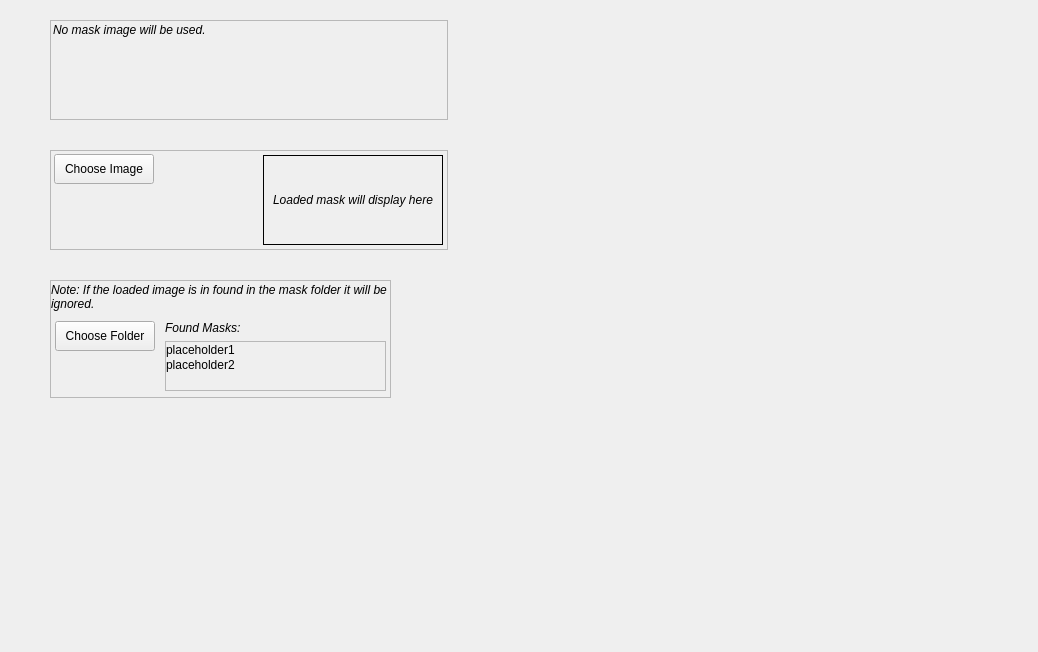
<?xml version="1.0" encoding="UTF-8"?>
<ui version="4.0">
 <class>Form</class>
 <widget class="QWidget" name="Form">
  <property name="geometry">
   <rect>
    <x>0</x>
    <y>0</y>
    <width>1038</width>
    <height>652</height>
   </rect>
  </property>
  <property name="windowTitle">
   <string>Form</string>
  </property>
  <widget class="QFrame" name="f_vl_mask_folder">
   <property name="geometry">
    <rect>
     <x>50</x>
     <y>280</y>
     <width>341</width>
     <height>118</height>
    </rect>
   </property>
   <property name="frameShape">
    <enum>QFrame::StyledPanel</enum>
   </property>
   <property name="frameShadow">
    <enum>QFrame::Raised</enum>
   </property>
   <layout class="QVBoxLayout" name="verticalLayout">
    <property name="leftMargin">
     <number>0</number>
    </property>
    <property name="topMargin">
     <number>2</number>
    </property>
    <property name="rightMargin">
     <number>0</number>
    </property>
    <property name="bottomMargin">
     <number>2</number>
    </property>
    <item>
     <widget class="QLabel" name="t_mask_folder_info_header">
      <property name="sizePolicy">
       <sizepolicy hsizetype="Preferred" vsizetype="Maximum">
        <horstretch>0</horstretch>
        <verstretch>0</verstretch>
       </sizepolicy>
      </property>
      <property name="font">
       <font>
        <italic>true</italic>
       </font>
      </property>
      <property name="text">
       <string>Note: If the loaded image is in found in the mask folder it will be ignored.</string>
      </property>
      <property name="wordWrap">
       <bool>true</bool>
      </property>
     </widget>
    </item>
    <item>
     <layout class="QHBoxLayout" name="hl_mask_folder">
      <property name="leftMargin">
       <number>2</number>
      </property>
      <property name="topMargin">
       <number>2</number>
      </property>
      <property name="rightMargin">
       <number>2</number>
      </property>
      <property name="bottomMargin">
       <number>2</number>
      </property>
      <item>
       <layout class="QVBoxLayout" name="vl_mask_folder_left">
        <property name="leftMargin">
         <number>2</number>
        </property>
        <property name="topMargin">
         <number>2</number>
        </property>
        <property name="rightMargin">
         <number>2</number>
        </property>
        <property name="bottomMargin">
         <number>2</number>
        </property>
        <item>
         <widget class="QPushButton" name="b_choose_mask_folder">
          <property name="sizePolicy">
           <sizepolicy hsizetype="Fixed" vsizetype="Fixed">
            <horstretch>0</horstretch>
            <verstretch>0</verstretch>
           </sizepolicy>
          </property>
          <property name="minimumSize">
           <size>
            <width>100</width>
            <height>30</height>
           </size>
          </property>
          <property name="text">
           <string>Choose Folder</string>
          </property>
         </widget>
        </item>
        <item>
         <spacer name="verticalSpacer_3">
          <property name="orientation">
           <enum>Qt::Vertical</enum>
          </property>
          <property name="sizeHint" stdset="0">
           <size>
            <width>20</width>
            <height>40</height>
           </size>
          </property>
         </spacer>
        </item>
       </layout>
      </item>
      <item>
       <layout class="QVBoxLayout" name="vl_mask_folder_right">
        <property name="leftMargin">
         <number>2</number>
        </property>
        <property name="topMargin">
         <number>2</number>
        </property>
        <property name="rightMargin">
         <number>2</number>
        </property>
        <property name="bottomMargin">
         <number>2</number>
        </property>
        <item>
         <widget class="QLabel" name="t_found_masks">
          <property name="sizePolicy">
           <sizepolicy hsizetype="MinimumExpanding" vsizetype="Minimum">
            <horstretch>0</horstretch>
            <verstretch>0</verstretch>
           </sizepolicy>
          </property>
          <property name="font">
           <font>
            <weight>50</weight>
            <italic>true</italic>
            <bold>false</bold>
           </font>
          </property>
          <property name="text">
           <string>Found Masks:</string>
          </property>
         </widget>
        </item>
        <item>
         <widget class="QScrollArea" name="scrollArea">
          <property name="sizePolicy">
           <sizepolicy hsizetype="MinimumExpanding" vsizetype="Fixed">
            <horstretch>0</horstretch>
            <verstretch>0</verstretch>
           </sizepolicy>
          </property>
          <property name="widgetResizable">
           <bool>true</bool>
          </property>
          <widget class="QWidget" name="scrollAreaWidgetContents">
           <property name="geometry">
            <rect>
             <x>0</x>
             <y>0</y>
             <width>219</width>
             <height>51</height>
            </rect>
           </property>
           <layout class="QVBoxLayout" name="verticalLayout_3">
            <property name="spacing">
             <number>1</number>
            </property>
            <property name="leftMargin">
             <number>0</number>
            </property>
            <property name="topMargin">
             <number>1</number>
            </property>
            <property name="rightMargin">
             <number>1</number>
            </property>
            <property name="bottomMargin">
             <number>1</number>
            </property>
            <item>
             <widget class="QLabel" name="t_found_mask_placeholder1">
              <property name="sizePolicy">
               <sizepolicy hsizetype="Preferred" vsizetype="Preferred">
                <horstretch>0</horstretch>
                <verstretch>0</verstretch>
               </sizepolicy>
              </property>
              <property name="text">
               <string>placeholder1</string>
              </property>
             </widget>
            </item>
            <item>
             <widget class="QLabel" name="t_found_mask_placeholder2">
              <property name="text">
               <string>placeholder2</string>
              </property>
             </widget>
            </item>
            <item>
             <spacer name="verticalSpacer_4">
              <property name="orientation">
               <enum>Qt::Vertical</enum>
              </property>
              <property name="sizeType">
               <enum>QSizePolicy::MinimumExpanding</enum>
              </property>
              <property name="sizeHint" stdset="0">
               <size>
                <width>20</width>
                <height>0</height>
               </size>
              </property>
             </spacer>
            </item>
           </layout>
          </widget>
         </widget>
        </item>
       </layout>
      </item>
     </layout>
    </item>
   </layout>
  </widget>
  <widget class="QFrame" name="f_hl_mask_single">
   <property name="geometry">
    <rect>
     <x>50</x>
     <y>150</y>
     <width>398</width>
     <height>100</height>
    </rect>
   </property>
   <property name="frameShape">
    <enum>QFrame::StyledPanel</enum>
   </property>
   <property name="frameShadow">
    <enum>QFrame::Raised</enum>
   </property>
   <layout class="QHBoxLayout" name="horizontalLayout_4">
    <property name="spacing">
     <number>6</number>
    </property>
    <property name="leftMargin">
     <number>2</number>
    </property>
    <property name="topMargin">
     <number>2</number>
    </property>
    <property name="rightMargin">
     <number>2</number>
    </property>
    <property name="bottomMargin">
     <number>2</number>
    </property>
    <item>
     <layout class="QVBoxLayout" name="vl_mask_single_left">
      <property name="leftMargin">
       <number>1</number>
      </property>
      <property name="topMargin">
       <number>1</number>
      </property>
      <property name="rightMargin">
       <number>1</number>
      </property>
      <property name="bottomMargin">
       <number>1</number>
      </property>
      <item>
       <widget class="QPushButton" name="b_choose_mask">
        <property name="sizePolicy">
         <sizepolicy hsizetype="Fixed" vsizetype="Fixed">
          <horstretch>0</horstretch>
          <verstretch>0</verstretch>
         </sizepolicy>
        </property>
        <property name="minimumSize">
         <size>
          <width>100</width>
          <height>30</height>
         </size>
        </property>
        <property name="text">
         <string>Choose Image</string>
        </property>
       </widget>
      </item>
      <item>
       <spacer name="verticalSpacer_2">
        <property name="orientation">
         <enum>Qt::Vertical</enum>
        </property>
        <property name="sizeHint" stdset="0">
         <size>
          <width>20</width>
          <height>40</height>
         </size>
        </property>
       </spacer>
      </item>
     </layout>
    </item>
    <item>
     <spacer name="horizontalSpacer_4">
      <property name="orientation">
       <enum>Qt::Horizontal</enum>
      </property>
      <property name="sizeType">
       <enum>QSizePolicy::Preferred</enum>
      </property>
      <property name="sizeHint" stdset="0">
       <size>
        <width>100</width>
        <height>20</height>
       </size>
      </property>
     </spacer>
    </item>
    <item>
     <layout class="QVBoxLayout" name="vl_mask_single_right">
      <property name="leftMargin">
       <number>2</number>
      </property>
      <property name="topMargin">
       <number>2</number>
      </property>
      <property name="rightMargin">
       <number>2</number>
      </property>
      <property name="bottomMargin">
       <number>2</number>
      </property>
      <item>
       <widget class="QLabel" name="l_loaded_mask_preview">
        <property name="sizePolicy">
         <sizepolicy hsizetype="MinimumExpanding" vsizetype="MinimumExpanding">
          <horstretch>0</horstretch>
          <verstretch>0</verstretch>
         </sizepolicy>
        </property>
        <property name="maximumSize">
         <size>
          <width>200</width>
          <height>200</height>
         </size>
        </property>
        <property name="font">
         <font>
          <italic>true</italic>
         </font>
        </property>
        <property name="frameShape">
         <enum>QFrame::Box</enum>
        </property>
        <property name="text">
         <string>Loaded mask will display here</string>
        </property>
        <property name="scaledContents">
         <bool>true</bool>
        </property>
        <property name="alignment">
         <set>Qt::AlignCenter</set>
        </property>
       </widget>
      </item>
     </layout>
    </item>
   </layout>
  </widget>
  <widget class="QFrame" name="f_hl_mask_none">
   <property name="geometry">
    <rect>
     <x>50</x>
     <y>20</y>
     <width>398</width>
     <height>100</height>
    </rect>
   </property>
   <property name="sizePolicy">
    <sizepolicy hsizetype="Preferred" vsizetype="Maximum">
     <horstretch>0</horstretch>
     <verstretch>0</verstretch>
    </sizepolicy>
   </property>
   <property name="frameShape">
    <enum>QFrame::StyledPanel</enum>
   </property>
   <property name="frameShadow">
    <enum>QFrame::Raised</enum>
   </property>
   <layout class="QHBoxLayout" name="horizontalLayout_5">
    <property name="spacing">
     <number>6</number>
    </property>
    <property name="leftMargin">
     <number>2</number>
    </property>
    <property name="topMargin">
     <number>2</number>
    </property>
    <property name="rightMargin">
     <number>2</number>
    </property>
    <property name="bottomMargin">
     <number>2</number>
    </property>
    <item>
     <widget class="QLabel" name="t_no_mask">
      <property name="sizePolicy">
       <sizepolicy hsizetype="Preferred" vsizetype="Preferred">
        <horstretch>0</horstretch>
        <verstretch>0</verstretch>
       </sizepolicy>
      </property>
      <property name="font">
       <font>
        <italic>true</italic>
       </font>
      </property>
      <property name="text">
       <string>No mask image will be used.</string>
      </property>
      <property name="alignment">
       <set>Qt::AlignLeading|Qt::AlignLeft|Qt::AlignTop</set>
      </property>
     </widget>
    </item>
   </layout>
  </widget>
  <widget class="QStackedWidget" name="stackedWidget">
   <property name="geometry">
    <rect>
     <x>700</x>
     <y>230</y>
     <width>120</width>
     <height>80</height>
    </rect>
   </property>
   <widget class="QWidget" name="page"/>
   <widget class="QWidget" name="page_2"/>
  </widget>
 </widget>
 <resources/>
 <connections/>
</ui>
